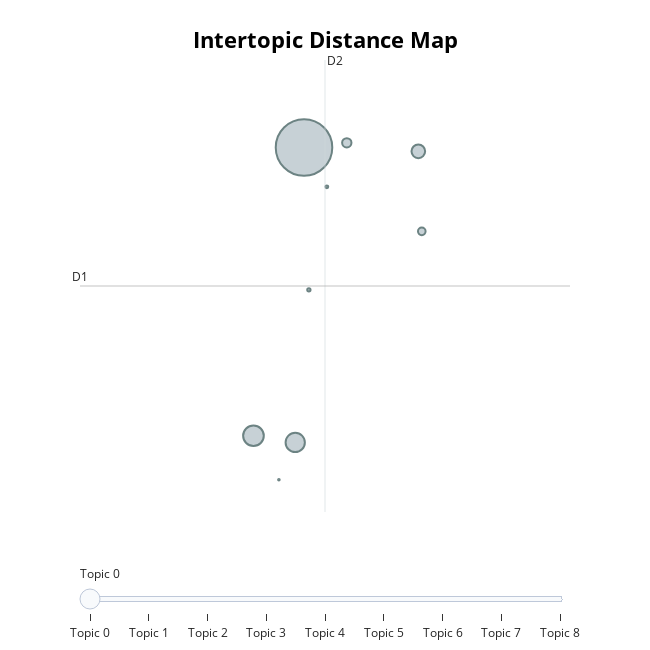

The cell this chart's notebook holds for it:
### Code cell
topic_model.visualize_topics()

### Figure 1 — Plotly figure (JSON) as saved in the notebook; plotly's stock layout.template omitted (floating-point values rounded to 4 significant figures)
{"data": [{"customdata": [[0, "amp | thank | china | vote | make", 21517], [1, "thanks | happy | birthday | christmas | merry", 2875], [2, "apprentice | celebapprentice | celebrity | miss | melania", 2500], [3, "entrepreneurs | think | success | focus | passion", 1252], [4, "amp | order | big | thank | law", 590], [5, "wind | warming | turbines | windmills | birds", 391], [6, "hunt | swamp | draining | continues | schneiderman", 73], [7, "screen | apple | larger | mobile | samsung", 54], [8, "pinehurst | golf | greens | critical | looked", 17]], "hovertemplate": "<b>Topic %{customdata[0]}</b><br>%{customdata[1]}<br>Size: %{customdata[2]}", "legendgroup": "", "marker": {"color": "#B0BEC5", "line": {"color": "DarkSlateGrey", "width": 2}, "size": [21517, 2875, 2500, 1252, 590, 391, 73, 54, 17], "sizemode": "area", "sizeref": 13.45, "symbol": "circle"}, "mode": "markers", "name": "", "orientation": "v", "showlegend": false, "type": "scatter", "x": [-16.89, -17.67, -17.03, -15.15, -16.24, -15.09, -16.82, -16.54, -17.28], "xaxis": "x", "y": [8.481, 4.017, 3.912, 8.421, 8.553, 7.182, 6.276, 7.871, 3.336], "yaxis": "y"}], "layout": {"annotations": [{"showarrow": false, "text": "D1", "x": -20.32, "y": 6.336, "yshift": 10}, {"showarrow": false, "text": "D2", "x": -16.57, "xshift": 10, "y": 9.836}], "height": 650, "hoverlabel": {"bgcolor": "white", "font": {"family": "Rockwell", "size": 16}}, "legend": {"itemsizing": "constant", "tracegroupgap": 0}, "margin": {"t": 60}, "shapes": [{"line": {"color": "#CFD8DC", "width": 2}, "type": "line", "x0": -16.57, "x1": -16.57, "y0": 2.835, "y1": 9.836}, {"line": {"color": "#9E9E9E", "width": 2}, "type": "line", "x0": -20.32, "x1": -12.83, "y0": 6.336, "y1": 6.336}], "sliders": [{"active": 0, "pad": {"t": 50}, "steps": [{"args": [{"marker.color": [["red", "#B0BEC5", "#B0BEC5", "#B0BEC5", "#B0BEC5", "#B0BEC5", "#B0BEC5", "#B0BEC5", "#B0BEC5"]]}], "label": "Topic 0", "method": "update"}, {"args": [{"marker.color": [["#B0BEC5", "red", "#B0BEC5", "#B0BEC5", "#B0BEC5", "#B0BEC5", "#B0BEC5", "#B0BEC5", "#B0BEC5"]]}], "label": "Topic 1", "method": "update"}, {"args": [{"marker.color": [["#B0BEC5", "#B0BEC5", "red", "#B0BEC5", "#B0BEC5", "#B0BEC5", "#B0BEC5", "#B0BEC5", "#B0BEC5"]]}], "label": "Topic 2", "method": "update"}, {"args": [{"marker.color": [["#B0BEC5", "#B0BEC5", "#B0BEC5", "red", "#B0BEC5", "#B0BEC5", "#B0BEC5", "#B0BEC5", "#B0BEC5"]]}], "label": "Topic 3", "method": "update"}, {"args": [{"marker.color": [["#B0BEC5", "#B0BEC5", "#B0BEC5", "#B0BEC5", "red", "#B0BEC5", "#B0BEC5", "#B0BEC5", "#B0BEC5"]]}], "label": "Topic 4", "method": "update"}, {"args": [{"marker.color": [["#B0BEC5", "#B0BEC5", "#B0BEC5", "#B0BEC5", "#B0BEC5", "red", "#B0BEC5", "#B0BEC5", "#B0BEC5"]]}], "label": "Topic 5", "method": "update"}, {"args": [{"marker.color": [["#B0BEC5", "#B0BEC5", "#B0BEC5", "#B0BEC5", "#B0BEC5", "#B0BEC5", "red", "#B0BEC5", "#B0BEC5"]]}], "label": "Topic 6", "method": "update"}, {"args": [{"marker.color": [["#B0BEC5", "#B0BEC5", "#B0BEC5", "#B0BEC5", "#B0BEC5", "#B0BEC5", "#B0BEC5", "red", "#B0BEC5"]]}], "label": "Topic 7", "method": "update"}, {"args": [{"marker.color": [["#B0BEC5", "#B0BEC5", "#B0BEC5", "#B0BEC5", "#B0BEC5", "#B0BEC5", "#B0BEC5", "#B0BEC5", "red"]]}], "label": "Topic 8", "method": "update"}]}], "title": {"font": {"color": "Black", "size": 22}, "text": "<b>Intertopic Distance Map</b>", "x": 0.5, "xanchor": "center", "y": 0.95, "yanchor": "top"}, "width": 650, "xaxis": {"anchor": "y", "domain": [0, 1], "range": [-20.32, -12.83], "title": {"text": ""}, "visible": false}, "yaxis": {"anchor": "x", "domain": [0, 1], "range": [2.835, 9.836], "title": {"text": ""}, "visible": false}}}
